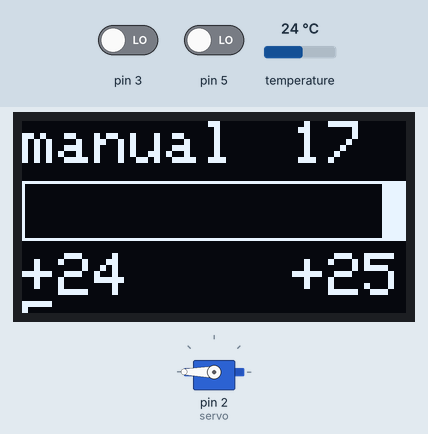
Simulated run of this sketch. Board: Arduino Uno, built with avr-gcc and run on an emulated ATmega328P. On the bench: 128×64 one-colour display, servo. Inputs (shaded band) come from the test bench; at power-on: pin 5 LOW, pin 3 LOW, temperature 24 °C.

Above: at 3.4 s.
3.5 s: pin 5 driven HIGH
At 5.35 s:
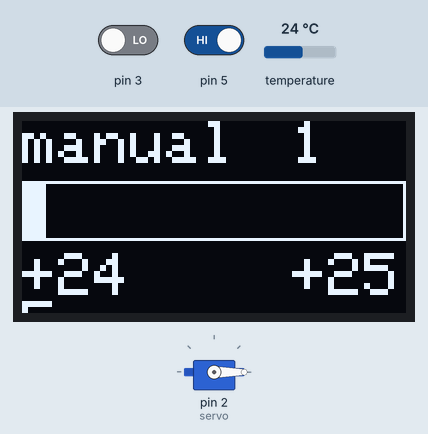
5.4 s: pin 3 driven HIGH
At 5.64 s:
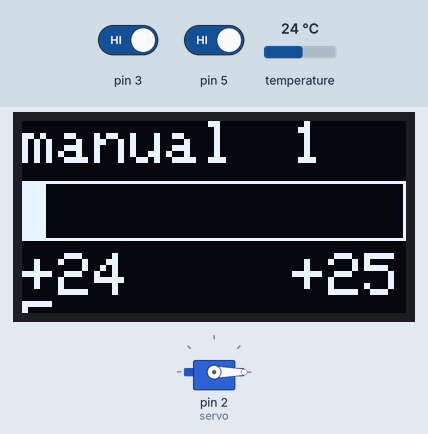
7.4 s: pin 3 driven LOW
At 8.2 s:
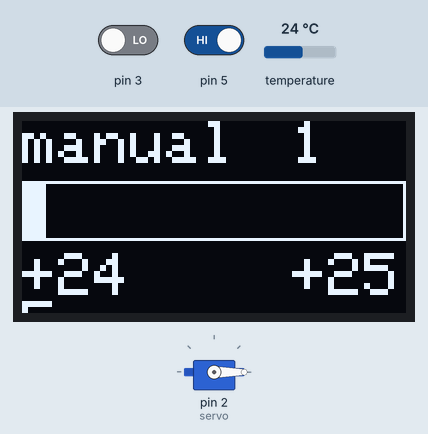
Timing chart, 0 to 10.4 s (numbered marks = the images above; inputs shaded):
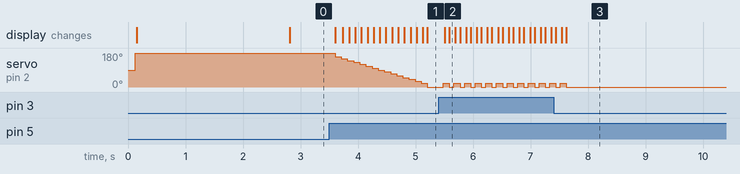

The sketch:

Klimat5d.ino
```cpp
#include <OneWire.h>
#include <DallasTemperature.h>
#include <Servo.h>
#include <EEPROM.h>
#include <SPI.h>
#include <Wire.h>
#include <Adafruit_SSD1306.h> // Скачанная библиотека для дисплея.
#define SSD1306_LCDWIDTH 128  ///< DEPRECATED: width w/SSD1306_128_64 defined
#define SSD1306_LCDHEIGHT 64  ///< DEPRECATED: height w/SSD1306_128_64 defined
#define ONE_WIRE_BUS A0       //Определям вход для термометра
#define OLED_RESET 4
#define minPos 1
#define maxPos 17
#define measureTempInterval 2000

Servo servo;                          //Подключаем библиотеку для управления сервоприводом
Adafruit_SSD1306 display(OLED_RESET); //Создаем объект дисплей
OneWire oneWire(ONE_WIRE_BUS);        //Создаем объект oneWire
DallasTemperature sensors(&oneWire);  //Создаем объект термометра

boolean KeyPressed = false;
unsigned long KeyTimer = 0;
int CurrTemp = 0;
byte ButtonR = LOW, ButtonC = LOW, ButtonL = LOW;
unsigned long MainDelayMillis = 0, FastDelayMillis = 0, TempIntervalMillis=0;
int SetTemp, ManualTemp = 1, posReg = 11, RememberPos = 11, Delta = 0, Delta2 = 0, CountPress = 0; //Текущая температура,установленная,предыдущая,режим 1-manual 0-auto,позиция регулятора,разница температур
unsigned long Pause = 10, MainTimeOut, CurrentMillis;

void setup(void)
{
    display.begin(SSD1306_SWITCHCAPVCC, 0x3C);
    display.clearDisplay();      // Очистить буфер.
    display.setTextColor(WHITE); // Цвет текста.
    display.setTextSize(2);      // Размер текста (2).
    display.setCursor(0, 0);     // Устанавливаем курсор в 0  0
                                 // Serial.begin(115200);
    //Определяем режим пинов 5,4,3
    pinMode(5, INPUT);
    pinMode(4, INPUT);
    pinMode(3, INPUT);

    sensors.begin(); //Стартуем термометр
    GetTemp();

    SetTemp = EEPROM.read(0); //Читаем сохраненную температуру в EEPROM
    //if(SetTemp<0 || SetTemp>80) SetTemp=18; //Если вне диапазона 0..80 тогда устанавливаем 18
    if (SetTemp < 12)
        setPos(1);
    if ((SetTemp >= 12) && (SetTemp <= 40))
        setPos(9);
    if (SetTemp > 41)
        setPos(17);
    ManualTemp = EEPROM.read(4); //Читаем режим
    Pause = EEPROM.read(12);     //Считываем значение паузы

    if (Pause == 255)
        Pause = 10; //При первом запуске значение в ячейке будет 255, тогда устанавливаем значение по умолчанию
    MainTimeOut = Pause * 1000;
    printTemp();
}

void loop(void)
{
    Delta = CurrTemp - SetTemp;
    CurrentMillis = millis();
    while (millis() - CurrentMillis <= MainTimeOut)
    {
        if (KeyPressed && (millis() - KeyTimer) > 15000)
        { //Если клавиши не нажимались в течении 15сек. то записываем значения в EEPROM
            EEPROM.write(0, SetTemp);
            EEPROM.write(4, ManualTemp);
            EEPROM.write(8, posReg);
            KeyPressed = false;
        }

        ReadKeyTemp();
        printTemp();
    }

    Delta2 = CurrTemp - SetTemp;
    if ((abs(Delta2) >= abs(Delta)) && (abs(Delta2) > 2) && (ManualTemp == 0))
    {
        setPos(posReg - copysign(1, Delta2));
    }
}

void printTemp()
{
    GetTemp();
    display.clearDisplay();                                       //Очищаем буфер дисплея
    display.setCursor(0, 44);                                     //Устанавливаем курсор в позицию 0 44
    CurrTemp >= 0 ? display.print("+") : display.print(" ");      //Если температура положительная печатаем +, если нет то пробел
    display.print(CurrTemp);                                      //Выводим температуру
    display.setCursor(90, 44);                                    //Устанавливаем курсор в позицию 90 44
    SetTemp >= 0 ? display.print("+") : display.print(" ");       //Если температура положительная печатаем +, если нет то пробел
    display.print(SetTemp);                                       //Выводим температуру
    display.setCursor(0, 0);                                      //Устанавливаем курсор в позицию 0 0
    ManualTemp ? display.print("manual") : display.print("auto"); //Выводим режим
    display.setCursor(90, 0);                                     //Устанавливаем курсор в позицию 90 0
    display.print(posReg);                                        //Печатаем позицию регулятора с учетом инверсии
    display.drawRect(0, 20, 128, 20, WHITE);                      //Отображаем бегунок (прямоугольник)
    display.fillRect((posReg - 1) * 7.53, 20, 8, 20, WHITE);      //Отображаем позицию в бегуноке с учетом инверсии
    display.display();                                            //Выводим информацию из буфера на дисплей
    //Delta=CurrTemp-SetTemp;
    return; //Возврат
}
void ReadKeyTemp() //Опрос клавиатуры
{
    //Считываем состояние клавишь
    ButtonL = digitalRead(5);
    ButtonC = digitalRead(4);
    ButtonR = digitalRead(3);
    if (ButtonL || ButtonC || ButtonR)
    {
        KeyPressed = true;
        KeyTimer = millis();
    }

    if (!ManualTemp) //Если автоматический режим
    {
        if (ButtonL == HIGH && SetTemp > 0) //Если нажата левая клавиша  температура больше 0
        {
            SetTemp--; //убавляем на единицу
        }
        if (ButtonR == HIGH && SetTemp < 70) //Если нажата правая клавиша  температура меньше 30
        {
            SetTemp++; //Прибавляем на единицу
        }
    }
    else
    {
        //Если ручной режим
        if (ButtonL == HIGH && posReg > minPos) //Если нажата левая клавиша и позиция регулятора больше мин без инверсии
        {
            posReg--;       //Убавляем на единицу
            setPos(posReg); //Устанавливае позицию
        }
        if (ButtonR == HIGH && posReg < maxPos) //Если нажата правая клавиша и позиция регулятора меньше макс без инверсии
        {
            posReg++;       //Прибавляем на единицу
            setPos(posReg); //Устанавливае позицию
        }
    }

    if ((ButtonC == HIGH) && ManualTemp) //Если нажата центральная клавиша и режим ручной
    {
        ManualTemp = 0; //Меняем режим
    }
    else if ((ButtonC == HIGH) && !ManualTemp) //Если нажата центральная клавиша и автоматический ручной
    {
        ManualTemp = 1; //Меняем режим
    }

    if (ButtonC == HIGH)
        CountPress++;
    else
        CountPress = 0;
    if (CountPress >= 5)
        setDelay(); //Если средняя клавиша была нажата в течении 5ти циклов то переходим к функции установки паузы

    ButtonR = LOW;
    ButtonC = LOW;
    ButtonL = LOW;
    return;
}

void setPos(int Pos) //Устанавливаем позицию
{

    if (Pos < minPos)
        Pos = minPos; //Если позиция меньше минимальной тогда устанавливаем минимальную
    if (Pos > maxPos)
        Pos = maxPos; //Если позиция больше максимальной тогда устанавливаем максимальную
    if (RememberPos == Pos)
        return; //Проверяем не пытаемся ли мы установить туже позицию что уже установлена

    servo.attach(2);
    delay(50);
    posReg = Pos; //Устанавливаем глобальную переменную
    RememberPos = Pos;
    switch (Pos) //Установка регулятора по заранее отградуированную позицию
    {
    case 1:
        servo.write(0);
        break;
        ;
    case 2:
        servo.write(20);
        break;
    case 3:
        servo.write(30);
        break;
    case 4:
        servo.write(40);
        break;
    case 5:
        servo.write(50);
        break;
    case 6:
        servo.write(60);
        break;
    case 7:
        servo.write(70);
        break;
    case 8:
        servo.write(80);
        break;
    case 9:
        servo.write(90);
        break;
    case 10:
        servo.write(100);
        break;
    case 11:
        servo.write(110);
        break;
    case 12:
        servo.write(120);
        break;
    case 13:
        servo.write(130);
        break;
    case 14:
        servo.write(140);
        break;
    case 15:
        servo.write(150);
        break;
    case 16:
        servo.write(160);
        break;
    case 17:
        servo.write(180);
        break;
    }
    printTemp();
    servo.detach();
    return;
}

void setDelay()
{
    display.clearDisplay();    //Очищаем буфер дисплея
    display.setCursor(10, 24); //Устанавливаем курсор в позицию 10 24
    display.print("Pause: ");
    display.print(Pause); //Выводим паузу
    display.display();    //Выводим текст из буфера
    delay(1000);          // Делаем задержку в секунду что бы не пролететь держа кнопку

    while (1)
    {                                  //Бесконечный цикл опроса
        byte ButtonL = digitalRead(5); //Считываем положение кнопок
        byte ButtonC = digitalRead(4);
        byte ButtonR = digitalRead(3);
        display.clearDisplay();    //Очищаем буфер дисплея
        display.setCursor(10, 24); //Устанавливаем курсор в позицию 10 24
        display.print("Pause: ");
        display.print(Pause); //Выводим паузу
        display.display();    //Выводим текст из буфера
        delay(150);           //Компенсируем дребезг
        //KeyPressed=false;

        if (ButtonR == HIGH) //Если нажата клавиша вправо
        {
            Pause++; //Увеличиваем паузу
        }
        if (ButtonL == HIGH) //Если нажата клавиша влево
        {
            Pause--; //Уменьшаем паузу
        }
        if ((ButtonC == HIGH)) //Если нажата центральная Сохраняем паузу и выходим
        {
            EEPROM.write(12, Pause); //Сохраняем
            MainTimeOut = Pause * 1000;
            return; //Возврат из функции
        }
    }
}

void GetTemp()
{
    if(((millis() - TempIntervalMillis) >= measureTempInterval) && !KeyPressed) {
        sensors.requestTemperatures();         //Делаем опрос термометров
        CurrTemp = sensors.getTempCByIndex(0); //Считываем температуру
        TempIntervalMillis = millis();
    }
}
```

Measured:
- after the input at 3.5 s, servo on pin 2 (servo): moves from 180° to 0° over 1.6 s, starting after 0.10 s; the display: first changes after 0.10 s (image 1 shows a later state)
- after the input at 5.4 s, servo on pin 2 (servo): alternates 20° for 0.11 s and 0° for 0.08 s, starting after 0.08 s; the display: first changes after 0.11 s (image 2 shows a later state)
- after the input at 7.4 s, servo on pin 2 (servo): goes on until 7.6 s, then stays 0°
